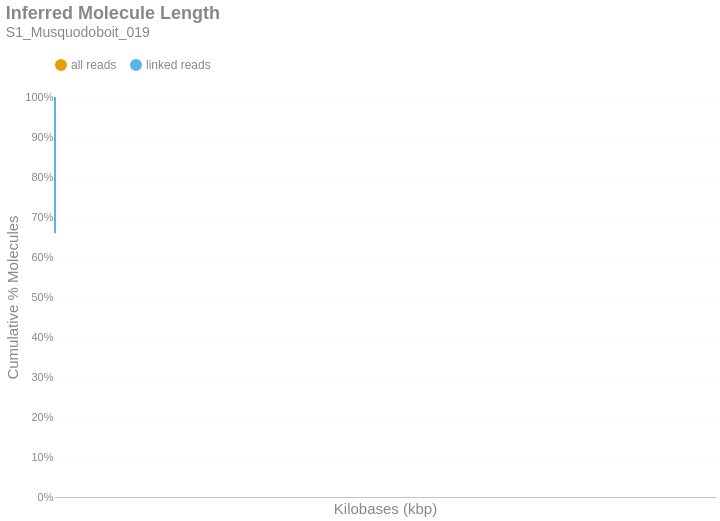

The cell this chart's notebook holds for it:
### Markdown cell above
### Inferred Molecule Length
This is the cumulative frequency distribution of molecule lengths inferred from the first and last alignment positions along a contig for all alignments associated with a single linked-read barcode on a given contig.There are two distributions: one with `all` the alignments (yellow) and another with only `linked reads` (blue). The percent of molecules in the `linked reads` distribution is relative to the total number of linked molecules.

### Code cell
if SKIPLR:
    print_html(f"Skipped")
else:
    binned_df = consolidated_hist(valids['length_inferred']/1000, mask, 10, True)
    binned_df = binned_df.with_columns(
        pl.when(pl.col('bin').cast(pl.Utf8) == '0').then(pl.lit('1')).otherwise(pl.col('bin').cast(pl.Utf8)).alias('bin')
    )
    with SafeRender(binned_df):
        (
            density_plot(binned_df, 'Inferred Molecule Length', samplename, 'inferredlen')
            .transform_calculate(bin_kb='datum.bin / 1000')
            .encode(
                x=alt.X('bin_kb:Q', title="Kilobases (kbp)").scale(type='log', padding=0).axis(labelAngle=-40),
                y=alt.Y('value:Q', title='Cumulative % Molecules')
                    .axis(format='%')
                    .stack(False)
                    .scale(domainMin=0, domainMax=1,padding=0),
                color=alt.Color("key:N").scale(domain = ["all reads", "linked reads"]),
                tooltip = [
                    alt.Tooltip("key:N", title = "Data Type"),
                    alt.Tooltip("range_label:N", title="Kilobases"),
                    alt.Tooltip("value:Q", format = ".2%", title="% Molecules (Cum.)")
                ]
            )
        ).display()

### Figure 1 — Vega-Lite specification as saved in the notebook (floating-point values rounded to 4 significant figures; data arrays with more than 128 entries replaced by an {"elided": "..."} marker saying what was removed)
{"width": "container", "height": 400, "config": {"title": {"anchor": "start", "dy": -15, "fontSize": 18, "color": "#888888", "subtitleColor": "#888888", "subtitleFontSize": 14}, "arc": {"fill": "#0072B2"}, "axis": {"domainColor": "#888888", "domainWidth": 0.5, "gridWidth": 0.2, "grid": false, "titleFontWeight": 400, "titleFontSize": 15, "labelFontSize": 11, "labelColor": "#888888", "tickColor": "#888888", "tickWidth": 0.2, "titleColor": "#888888"}, "axisBand": {"grid": false}, "axisX": {"grid": true, "tickSize": 10, "domainCap": "round"}, "axisY": {"domain": false, "grid": true, "tickSize": 0, "domainCap": "round"}, "background": "transparent", "header": {"labelFontSize": 15, "labelColor": "#888888", "titleFontSize": 15, "titleFontWeight": 600, "titleColor": "#888888"}, "legend": {"labelFont": "sans-serif", "labelFontSize": 12, "labelColor": "#888888", "symbolSize": 100, "symbolType": "circle", "titleFontSize": 12, "titlePadding": 10, "titleColor": "#888888", "title": null, "orient": "top"}, "range": {"category": ["#E69F00", "#56B4E9", "#009E73", "#F0E442", "#0072B2", "#D55E00", "#CC79A7", "#000000"], "diverging": ["#cfe8f3", "#a2d4ec", "#73bfe2", "#46abdb", "#1696d2", "#12719e"]}, "area": {"fill": "#0072B2", "fillOpacity": 0.7, "line": true, "strokeOpacity": 0.7}, "line": {"color": "#0072B2", "stroke": "#0072B2", "strokeWidth": 2}, "trail": {"color": "#0072B2", "stroke": "#0072B2", "strokeWidth": 0, "size": 1}, "point": {"filled": true, "fillOpacity": 1.0, "size": 95}, "text": {"color": "#888888", "fontSize": 11, "align": "right", "fontWeight": 400, "size": 11}, "bar": {"fill": "#0072B2", "stroke": null}, "view": {"stroke": null, "continuousWidth": 660, "continuousHeight": 400}}, "data": {"name": "data-f2fc47c46d5aa3829d3c3a2079268915"}, "mark": {"type": "line", "interpolate": "monotone", "point": {"opacity": 0, "size": 275}}, "encoding": {"color": {"field": "key", "scale": {"domain": ["all reads", "linked reads"]}, "type": "nominal"}, "tooltip": [{"field": "key", "title": "Data Type", "type": "nominal"}, {"field": "range_label", "title": "Kilobases", "type": "nominal"}, {"field": "value", "format": ".2%", "title": "% Molecules (Cum.)", "type": "quantitative"}], "x": {"axis": {"labelAngle": -40}, "field": "bin_kb", "scale": {"type": "log", "padding": 0}, "title": "Kilobases (kbp)", "type": "quantitative"}, "y": {"axis": {"format": "%"}, "field": "value", "scale": {"domainMin": 0, "domainMax": 1, "padding": 0}, "stack": false, "title": "Cumulative % Molecules", "type": "quantitative"}}, "params": [{"name": "param_c36ac31b6afebe62", "select": {"type": "point", "fields": ["key"]}, "bind": "legend"}], "title": {"text": "Inferred Molecule Length", "subtitle": "S1_Musquodoboit_019"}, "transform": [{"fold": ["all reads (cumsum)", "linked reads (cumsum)"]}, {"calculate": "replace(datum.key, ' (cumsum)', '')", "as": "key"}, {"filter": {"param": "param_c36ac31b6afebe62"}}, {"calculate": "datum.bin / 1000", "as": "bin_kb"}], "usermeta": {"embedOptions": {"downloadFileName": "S1_Musquodoboit_019.inferredlen"}}, "$schema": "https://vega.github.io/schema/vega-lite/v6.1.0.json", "datasets": {"data-f2fc47c46d5aa3829d3c3a2079268915": {"elided": "774 records"}}}
